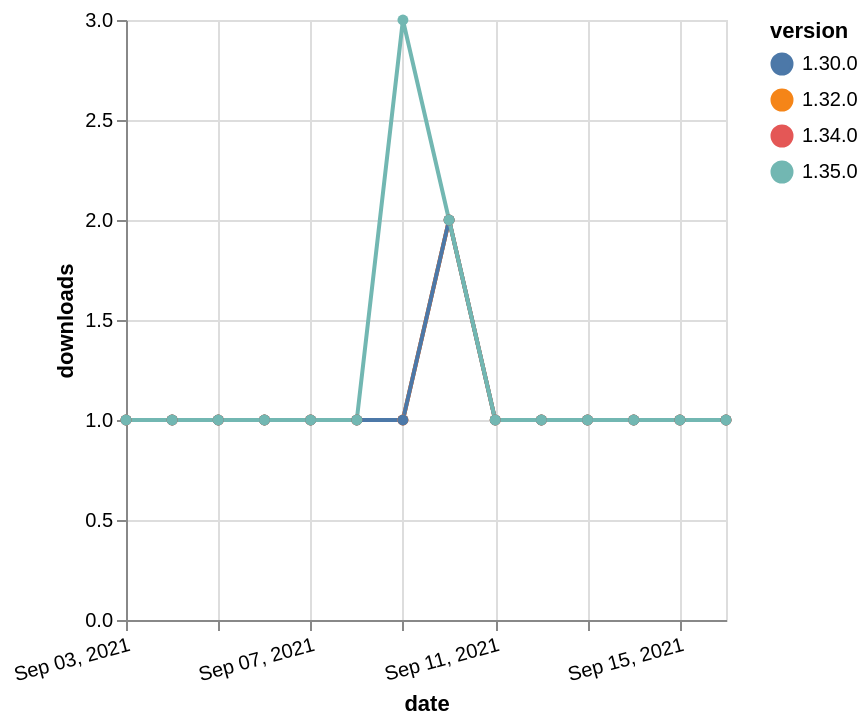

Specify this chart in Vega-Lite:
### Vega-Lite specification from a JSON file in a GitHub repository (floating-point values rounded to 4 significant figures)
{"$schema": "https://vega.github.io/schema/vega-lite/v5.json", "description": "A simple bar chart with embedded data.", "data": {"values": [{"date": "2021-09-03", "total": 176, "delta": 1, "version": "1.34.0"}, {"date": "2021-09-04", "total": 177, "delta": 1, "version": "1.34.0"}, {"date": "2021-09-05", "total": 178, "delta": 1, "version": "1.34.0"}, {"date": "2021-09-06", "total": 179, "delta": 1, "version": "1.34.0"}, {"date": "2021-09-07", "total": 180, "delta": 1, "version": "1.34.0"}, {"date": "2021-09-08", "total": 181, "delta": 1, "version": "1.34.0"}, {"date": "2021-09-09", "total": 182, "delta": 1, "version": "1.34.0"}, {"date": "2021-09-10", "total": 184, "delta": 2, "version": "1.34.0"}, {"date": "2021-09-11", "total": 185, "delta": 1, "version": "1.34.0"}, {"date": "2021-09-12", "total": 186, "delta": 1, "version": "1.34.0"}, {"date": "2021-09-13", "total": 187, "delta": 1, "version": "1.34.0"}, {"date": "2021-09-14", "total": 188, "delta": 1, "version": "1.34.0"}, {"date": "2021-09-15", "total": 189, "delta": 1, "version": "1.34.0"}, {"date": "2021-09-16", "total": 190, "delta": 1, "version": "1.34.0"}, {"date": "2021-09-03", "total": 197, "delta": 1, "version": "1.32.0"}, {"date": "2021-09-04", "total": 198, "delta": 1, "version": "1.32.0"}, {"date": "2021-09-05", "total": 199, "delta": 1, "version": "1.32.0"}, {"date": "2021-09-06", "total": 200, "delta": 1, "version": "1.32.0"}, {"date": "2021-09-07", "total": 201, "delta": 1, "version": "1.32.0"}, {"date": "2021-09-08", "total": 202, "delta": 1, "version": "1.32.0"}, {"date": "2021-09-09", "total": 203, "delta": 1, "version": "1.32.0"}, {"date": "2021-09-10", "total": 205, "delta": 2, "version": "1.32.0"}, {"date": "2021-09-11", "total": 206, "delta": 1, "version": "1.32.0"}, {"date": "2021-09-12", "total": 207, "delta": 1, "version": "1.32.0"}, {"date": "2021-09-13", "total": 208, "delta": 1, "version": "1.32.0"}, {"date": "2021-09-14", "total": 209, "delta": 1, "version": "1.32.0"}, {"date": "2021-09-15", "total": 210, "delta": 1, "version": "1.32.0"}, {"date": "2021-09-16", "total": 211, "delta": 1, "version": "1.32.0"}, {"date": "2021-09-03", "total": 241, "delta": 1, "version": "1.30.0"}, {"date": "2021-09-04", "total": 242, "delta": 1, "version": "1.30.0"}, {"date": "2021-09-05", "total": 243, "delta": 1, "version": "1.30.0"}, {"date": "2021-09-06", "total": 244, "delta": 1, "version": "1.30.0"}, {"date": "2021-09-07", "total": 245, "delta": 1, "version": "1.30.0"}, {"date": "2021-09-08", "total": 246, "delta": 1, "version": "1.30.0"}, {"date": "2021-09-09", "total": 247, "delta": 1, "version": "1.30.0"}, {"date": "2021-09-10", "total": 249, "delta": 2, "version": "1.30.0"}, {"date": "2021-09-11", "total": 250, "delta": 1, "version": "1.30.0"}, {"date": "2021-09-12", "total": 251, "delta": 1, "version": "1.30.0"}, {"date": "2021-09-13", "total": 252, "delta": 1, "version": "1.30.0"}, {"date": "2021-09-14", "total": 253, "delta": 1, "version": "1.30.0"}, {"date": "2021-09-15", "total": 254, "delta": 1, "version": "1.30.0"}, {"date": "2021-09-16", "total": 255, "delta": 1, "version": "1.30.0"}, {"date": "2021-09-03", "total": 161, "delta": 1, "version": "1.35.0"}, {"date": "2021-09-04", "total": 162, "delta": 1, "version": "1.35.0"}, {"date": "2021-09-05", "total": 163, "delta": 1, "version": "1.35.0"}, {"date": "2021-09-06", "total": 164, "delta": 1, "version": "1.35.0"}, {"date": "2021-09-07", "total": 165, "delta": 1, "version": "1.35.0"}, {"date": "2021-09-08", "total": 166, "delta": 1, "version": "1.35.0"}, {"date": "2021-09-09", "total": 169, "delta": 3, "version": "1.35.0"}, {"date": "2021-09-10", "total": 171, "delta": 2, "version": "1.35.0"}, {"date": "2021-09-11", "total": 172, "delta": 1, "version": "1.35.0"}, {"date": "2021-09-12", "total": 173, "delta": 1, "version": "1.35.0"}, {"date": "2021-09-13", "total": 174, "delta": 1, "version": "1.35.0"}, {"date": "2021-09-14", "total": 175, "delta": 1, "version": "1.35.0"}, {"date": "2021-09-15", "total": 176, "delta": 1, "version": "1.35.0"}, {"date": "2021-09-16", "total": 177, "delta": 1, "version": "1.35.0"}]}, "width": "container", "mark": {"type": "line", "point": {"filled": true}}, "encoding": {"x": {"field": "date", "type": "temporal", "timeUnit": "yearmonthdate", "title": "date", "axis": {"labelAngle": -15}}, "y": {"field": "delta", "type": "quantitative", "title": "downloads"}, "color": {"field": "version", "type": "nominal"}, "tooltip": {"field": "delta"}}}
